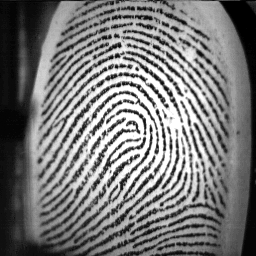
#> input picture FP DB1 (test subset)/13_1.BMP, 256 x 256 px
$ python -i FpMatcher.py   (imports and definitions only)   (older library calls are emulated)
#> lines starting #> are read from the running program, lines starting #| are printed output that depends on the picture; after the words box and inside, x2 and y2 are one past the last pixel; in counts of white or black regions, pixels touching at a corner belong together
### FpSegmentator.py
import cv2
import numpy as np
import math

#-----------------------------
class FpSegmentator:
    def __init__(self, bs = 16):
        self.blockSize = bs

    def segment(self, fpImg):
        segmentedImg = fpImg
        maskImg = fpImg

        rows, cols, *ch = maskImg.shape
        total = 0
        sd = 0
        size = self.blockSize**2


        for row in range(0,rows,self.blockSize):
            for col in range(0,cols,self.blockSize):
                try:
                    gx = cv2.Sobel(fpImg[row:row+self.blockSize, col:col+self.blockSize], cv2.CV_32F, 1, 0)
                    gy = cv2.Sobel(fpImg[row:row+self.blockSize, col:col+self.blockSize], cv2.CV_32F, 0, 1)

                    absGx = cv2.convertScaleAbs(gx)
                    absGy = cv2.convertScaleAbs(gy)
                    meanx,stdx = cv2.meanStdDev(absGx)
                    meany,stdy = cv2.meanStdDev(absGy)
                    if(stdx+stdy < 150):
                        for r in range(row,row+self.blockSize):
                            for c in range(col,col+self.blockSize):
                                segmentedImg[r,c] = 0

                except Exception:
                    pass

        return segmentedImg, maskImg

    def inverseSegment(self, fpImg):
        segmentedImg = fpImg                                    #stub
        maskImg = fpImg
        rows, cols, *ch = maskImg.shape
        size = self.blockSize**2

        for row in range(0,rows,self.blockSize):
            for col in range(0,cols,self.blockSize):
                black_box = True
                for r in range(row,row+self.blockSize):
                    for c in range(col,col+self.blockSize):
                        if(segmentedImg[r,c] != 0):
                            black_box = False
                            break
                    if(black_box == False):
                        break
                if(black_box == True):
                    segmentedImg[row:row+self.blockSize, col:col+self.blockSize] = 255

        return segmentedImg

#-----------------------------

# [2 lines that do not run on import are left out]
# [10 lines of commented-out code are left out]

### Binarizer.py
import cv2
import numpy as np

class Binarizer:
    def binarize(fpImg):
        retval, binImg = cv2.threshold(fpImg, 0, 255, \
                                cv2.THRESH_BINARY | cv2.THRESH_OTSU)

        return binImg


### OfDetector.py
import cv2
import numpy as np
import math

SIZE = 16

class OfDetector:
    def __init__(self):
        self.original = []
        self.of = []

    def findOrientationBlock(self, block):
        gx = cv2.Sobel(block, cv2.CV_32F, 1, 0)
        gy = cv2.Sobel(block, cv2.CV_32F, 0, 1)

        sum1 = 0
        sum2 = 0

        for blockW in range(0,SIZE):
            for blockC in range(0,SIZE):
                sum1+=2*gx[blockW, blockC] * gy[blockW, blockC]
                sum2+=(gx[blockW, blockC])**2 - (gy[blockW, blockC])**2

        orientation = (np.arctan2(sum1, sum2) * 0.5)
        orientation = (orientation + np.pi * 0.5) % np.pi

        return math.degrees(orientation)+45, math.degrees(orientation)

    def detect(self, fpImg):
        #Detect Dimensions
        height, width = fpImg.shape

        #Var. Init.
        self.original = np.zeros((SIZE,SIZE), dtype=np.float32)
        self.of = np.zeros((SIZE,SIZE), dtype=np.float32)
        self.ofMat = np.zeros((SIZE,SIZE), dtype=np.float32)

        for row in range(0,width, SIZE):
            for col in range(0,height, SIZE):
                block = fpImg[row:row+SIZE, col:col+SIZE]
                temp, temp2 = self.findOrientationBlock(block)
                self.original[row // SIZE, col // SIZE] = temp2
                self.of[row // SIZE, col // SIZE] = self.quantize(temp)
                self.ofMat[row // SIZE, col // SIZE] = self.quantize(temp2)

        return self.of, self.ofMat, self.original

    def quantize(self, degrees):
        orList = [0, 22.5, 45, 67.5, 90, 112.5, 135, 157.5]
        if degrees<0:
            degrees+=360
        if degrees>180:
            degrees/=2
        maxd = 180
        temp = 0
        for degree in orList:
            deg = abs(degree-degrees)
            if deg<maxd:
                maxd = deg
                temp = degree
        return temp

### GaborFilterbank.py
import cv2
import numpy as np
import GaborFilter
import math

class GaborFilterbank:
    def __init__(self):
        self.gaborFilters = {}
        orList = [0, 22.5,45,67.5,90,112.5,135,157.5,180]
        for degree in orList:
            gb = GaborFilter.GaborFilter((11,11), degree, 8)
            self.gaborFilters[degree] = gb.getKernal()


    def filter(self, fpImg, orientationField, mskImg):
        fpImg = np.float32(fpImg)
        rows, cols = fpImg.shape
        for row in range(0, rows, 16):
            for col in range(0, cols, 16):
                block = fpImg[row: row+16, col: col+16]
                orientationOfBlock = orientationField[row//16][col//16]
                filteredBlock = cv2.filter2D(block, cv2.CV_8UC3, self.gaborFilters[orientationOfBlock])
                fpImg[row: row+16, col: col+16] = filteredBlock

        return fpImg

### Skeletonizer.py
import cv2
import numpy as np

class Skeletonizer:
    def skeletonize(self, binImg):
        skeletonImg = binImg.copy()

        rows, cols, *ch = binImg.shape
        deleting = True
        Round = 0
        while(deleting):
            Round += 1
            deleting = False
            for row in range(1,rows-1):
                for col in range(1,cols-1):
                    if(skeletonImg[row,col] == 0):
                        if(self.countWhiteToBlack(skeletonImg[row-1:row+2,col-1:col+2].copy()) == 1):
                            count = self.countBlack(skeletonImg[row-1:row+2,col-1:col+2].copy())
                            if(count >= 2 and count <= 6):
                                if(Round % 2 == 0 and self.checkOddCondition(skeletonImg[row-1:row+2,col-1:col+2])):
                                    skeletonImg[row,col] = 255
                                    deleting = True
                                elif(Round % 2 != 0 and self.checkEvenCondition(skeletonImg[row-1:row+2,col-1:col+2])):
                                    skeletonImg[row,col] = 255
                                    deleting = True

        return skeletonImg

    def checkCondition(self,mat):
        return mat[1,2] == 255 or mat[2,1] == 255 or (mat[0,1] == 255 and mat[1,0] == 255)

    def checkOddCondition(self, mat):
        if(mat[0,1] == 255 or mat[1,2] == 255 or mat[2,1] == 255):
            return True
        if(mat[1,2] == 255 or mat[2,1] == 255 or mat[1,0] == 255):
            return True
        return False

    def checkEvenCondition(self, mat):
        if(mat[0,1] == 255 or mat[1,2] == 255 or mat[1,0] == 255):
            return True
        if(mat[0,1] == 255 or mat[2,1] == 255 or mat[1,0] == 255):
            return True
        return False

    def countBlack(self, mat):
        count = 0
        lt = [mat[0,0], mat[0,1],mat[0,2],mat[1,2],mat[2,2],mat[2,1],mat[2,0],mat[1,0]]
        for i in range(0,len(lt)):
            if(lt[i] == 0):
                count += 1
        return count

    def countWhiteToBlack(self, mat):
        count = 0
        lt = [mat[0,0], mat[0,1],mat[0,2],mat[1,2],mat[2,2],mat[2,1],mat[2,0],mat[1,0]]
        for i in range(0,len(lt)-1):
            if(lt[i] == 255 and lt[i+1] == 0):
                count += 1
        if(lt[-1] == 255 and lt[0] == 0):
            count += 1
        return count

### MnExtractor.py
import cv2
import numpy as np
import Binarizer
import Skeletonizer
import math


M_TYPE_UNKNOWN      = 0
M_TYPE_ENDPOINT     = 1
M_TYPE_BIFURCATION  = 2

class MnExtractor:
    def __init__(self):

        self.a = 5

    def extract(self,enhancedImg):
        bifurcation_list = []
        ridge_ending_list = []
        minutia_count = 0

        minutiaImg = enhancedImg.copy()
        rows, cols, *ch = minutiaImg.shape
        for row in range(1,rows-1):
            for col in range(1,cols-1):
                if(minutiaImg[row,col] == 0):
                    cn = self.calculateCn(minutiaImg[row-1:row+2,col-1:col+2].copy())
                    if(cn == 1 and (not self.isEndPointBoundary(minutiaImg,(row,col)))):
                        ridge_ending_list.append((row,col))
                    elif(cn == 3):
                        bifurcation_list.append((row,col))
        return ridge_ending_list,bifurcation_list

    def removeSideMinutia(self, img,minutia_list):
        useable_mn = []
        for mn in minutia_list:
            center = (mn[0] - mn[0]%16,mn[1] - mn[1]%16)
            if(np.mean(img[center[0] : center[0]+16, center[1]-16:center[1]]) == 255):
                continue
            elif(np.mean(img[center[0] : center[0]+16, center[1]+16:center[1]+32]) == 255):
                continue
            else:
                useable_mn.append(mn)
        return useable_mn

    def removeBrokenRidge(self,minutia_list):
        optimal_end_ridge = minutia_list.copy()

        for i in range(0,len(minutia_list)):
            for j in range(0,len(minutia_list)):
                if(minutia_list[i] != minutia_list[j]):
                    if(math.sqrt(((minutia_list[i][0] - minutia_list[j][0])**2) + ((minutia_list[i][1] - minutia_list[j][1])**2)) < 5):
                        try:
                            optimal_end_ridge.remove(minutia_list[i])
                        except Exception:
                            pass
                        try:
                            optimal_end_ridge.remove(minutia_list[j])
                        except Exception:
                            pass
        return optimal_end_ridge

    def isEndPointBoundary(self,mat,point):
        isBoundary = True
        rows, cols, *ch = mat.shape
        for col in range(point[1]-1, 0,-1):
            if(mat[point[0], col] == 0):
                isBoundary = False
                break

        if(isBoundary == True):
            return isBoundary

        isBoundary = True
        for col in range(point[1]+1, cols):
            if(mat[point[0], col] == 0):
                isBoundary = False
                break

        return isBoundary

    def calculateCn(self,mat):
        Sum = 0
        lt = [mat[0,0], mat[0,1],mat[0,2],mat[1,2],mat[2,2],mat[2,1],mat[2,0],mat[1,0]]
        for i in range(0,len(lt)-1):
            Sum += abs((lt[i]/255) - (lt[i+1]/255))
        Sum += abs((lt[-1]/255)  - (lt[0]/255))
        return 0.5 * Sum

### FpEnhancer.py
import cv2
import numpy as np
import FpSegmentator
from OfDetector import OfDetector
from GaborFilterbank import *
from Binarizer import *

class FpEnhancer:
    def __init__(self):
        self.ofMat = []
        self.original = []

    def enhance(self, fpImg, mskImg):
      # Call OfDetector
      ofDetector = OfDetector()
      orientationField, orientationMatrix,originalData = ofDetector.detect(fpImg)
      self.ofMat = orientationMatrix
      self.original = originalData

      gbfb = GaborFilterbank()
      enhImg = gbfb.filter(fpImg, orientationField, None)

      return enhImg

    def getOfMatrix(self):
        return self.ofMat

    # [4 lines left out: function getOrientation, not called in this run]

### GaborFilter.py
import cv2
import numpy as np

class GaborFilter:
    def __init__(self, size, orientation, frequency):
        self.size = size
        self.orientation = orientation
        self.frequency = frequency

    def getKernal(self):
        kernel = cv2.getGaborKernel(self.size, 3, self.orientation*np.pi/180, self.frequency, 4, 0, cv2.CV_32F)

        return kernel

### FpMatcher.py
import cv2
import numpy as np
import FpSegmentator
import FpEnhancer
import MnExtractor
import MnMatcher
import Binarizer
import Skeletonizer
import OfDetector
import OfDisplay

class FpMatcher:
    def __init__(self):
        pass

    def getMinutia(self, fpImg):
        img = fpImg

        #segment1
        segmentator = FpSegmentator.FpSegmentator(16)
        segmentedImg,maskImg = segmentator.segment(img)

        #binarize
        binImg = Binarizer.Binarizer.binarize(segmentedImg)

        #segment2
        inverseSegmentImg = segmentator.inverseSegment(binImg)

        #enhance
        fpEnhancer = FpEnhancer.FpEnhancer()
        blur = cv2.bilateralFilter(inverseSegmentImg,11,100,100)
        enhancedImg = fpEnhancer.enhance(blur, inverseSegmentImg)
        rows, cols, *ch = maskImg.shape
        for row in range(0,rows):
            for col in range(0,cols):
                if(enhancedImg[row,col] != 0):
                    enhancedImg[row,col] = 255

        #thin
        skeletonizer = Skeletonizer.Skeletonizer()
        skeletonizeImg = skeletonizer.skeletonize(enhancedImg)

        #extract
        minutiaImg = skeletonizeImg.copy()
        mnExtractor = MnExtractor.MnExtractor()
        ridge_ending_list,bifurcation_list = mnExtractor.extract(skeletonizeImg)

        ridge_ending_list = mnExtractor.removeSideMinutia(skeletonizeImg,ridge_ending_list)
        ridge_ending_list = mnExtractor.removeBrokenRidge(ridge_ending_list)
        bifurcation_list = mnExtractor.removeSideMinutia(skeletonizeImg,bifurcation_list)
        bifurcation_list = mnExtractor.removeBrokenRidge(bifurcation_list)

        minutia_list = list(set(ridge_ending_list + bifurcation_list))
        minutia_list = mnExtractor.removeBrokenRidge(minutia_list)

        minutiaImg = cv2.cvtColor(minutiaImg,cv2.COLOR_GRAY2BGR)
        minutiaImg2 = minutiaImg.copy()
        rows, cols, *ch = minutiaImg.shape
        for row in range(1,rows-1):
            for col in range(1,cols-1):
                if((row,col) in bifurcation_list):
                    minutiaImg[row-1:row+2,col-1:col+2] = [0,0,255]
                elif((row,col) in ridge_ending_list):
                    minutiaImg[row-1:row+2,col-1:col+2] = [255,0,0]


        test_lt = [(91, 164),(29, 106)]
        test_lt2 = [(82, 169),(20, 113)]
        for row in range(1,rows-1):
            for col in range(1,cols-1):
                if((row,col) in test_lt):
                    minutiaImg2[row-1:row+2,col-1:col+2] = [255,0,0]
                elif((row,col) in test_lt2):
                    minutiaImg2[row-1:row+2,col-1:col+2] = [0,0,255]

        return minutia_list

    def match(self, fpImg1, fpImg2):
        minutia1 = self.getMinutia(fpImg1)
        minutia2 = self.getMinutia(fpImg2)
        matcher = MnMatcher.MnMatcher()
        similarity = matcher.match(minutia1, minutia2)
        return similarity*100

>>> import cv2
>>> picture = cv2.imread('FP DB1 (test subset)/13_1.BMP', cv2.IMREAD_GRAYSCALE)
#> picture is the input picture: shape (256, 256); min 0, max 255, mean 121.2
>>> result = FpMatcher().getMinutia(picture)
#> after the loop in segment, `for row in range(0,rows,self.blockSize):`:
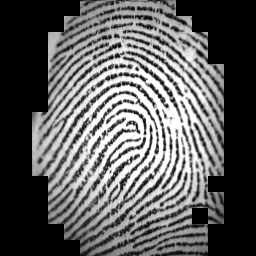
#> segmentedImg: shape (256, 256); min 0, max 255, mean 93.9
#> in binarize, `retval, binImg = cv2.threshold(fpImg, 0, 255, \ cv2.THRESH_BINARY | cv..`:
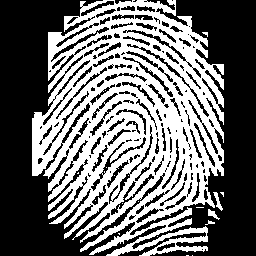
#> binImg: shape (256, 256); 43.4% white; 21 white regions (17 under 20 px), largest, box (x1, y1, x2, y2) and area: (32, 0, 224, 256) 28236, (213, 192, 223, 211) 68, (208, 209, 220, 220) 56, (205, 220, 215, 225) 22
#> in binarize, `retval, binImg = cv2.threshold(fpImg, 0, 255, \ cv2.THRESH_BINARY | cv..`: retval = 104
#> after the loop in inverseSegment, `for row in range(0,rows,self.blockSize):`:
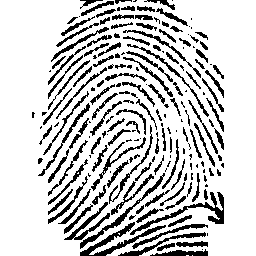
#> segmentedImg: shape (256, 256); 79.7% white; 194 black regions (74 under 20 px), largest, box (x1, y1, x2, y2) and area: (80, 222, 166, 256) 620, (130, 192, 224, 235) 604, (80, 173, 165, 249) 433
#> after the loop in filter, `for row in range(0, rows, 16):`:
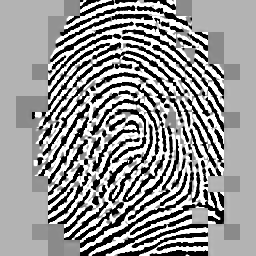
#> fpImg: shape (256, 256) float32; min 0, max 255, mean 150.2
#> after the loop in getMinutia, `for row in range(0,rows):`:
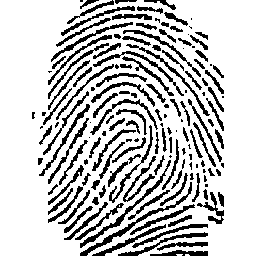
#> enhancedImg: shape (256, 256) float32; 77.6% white; 154 black regions (43 under 20 px), largest, box (x1, y1, x2, y2) and area: (80, 182, 192, 256) 515, (80, 160, 171, 248) 461, (126, 44, 210, 116) 327
#> after the loop in skeletonize, `while(deleting):`:
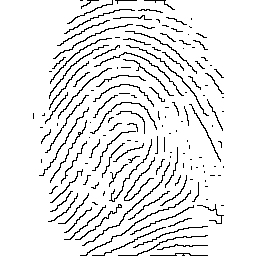
#> skeletonImg: shape (256, 256) float32; 91.6% white; black in thin lines or dots, all inside (x1, y1, x2, y2) = (33, 0, 224, 256)
#> the loop in removeSideMinutia, `for mn in minutia_list:` made 225 passes
#> mn on passes 1 to 3: (2, 155), (3, 117), (10, 134)
#> the loop in removeSideMinutia (call 2), `for mn in minutia_list:` made 13 passes
#> mn on passes 1 to 12: (66, 139), (79, 108), (133, 80), (134, 79), (160, 131), (171, 81), (175, 65), (178, 113), (200, 111), (207, 118), (209, 215), (215, 221)
#> the loop in removeBrokenRidge (call 2), `for i in range(0,len(minutia_list)):` made 11 passes
#> after the loop in getMinutia, `for row in range(1,rows-1):`:
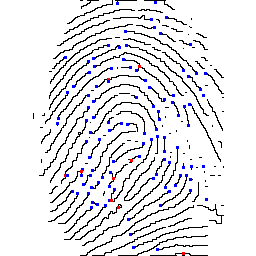
#> minutiaImg: shape (256, 256, 3) float32; mean B, G, R 234.2, 230.5, 230.7
#> after the loop in getMinutia, `for row in range(1,rows-1):`: minutiaImg2: shape (256, 256, 3) float32; mean B, G, R 233.5, 233.4, 233.5

$ run again, on FP DB1 (test subset)/13_2.BMP
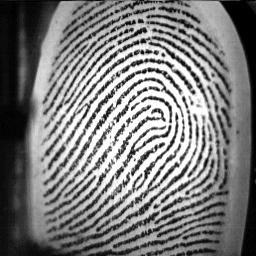
#> input picture FP DB1 (test subset)/13_2.BMP, 256 x 256 px
#> picture is the input picture: shape (256, 256); min 0, max 255, mean 124.3
#> in binarize, `retval, binImg = cv2.threshold(fpImg, 0, 255, \ cv2.THRESH_BINARY | cv..`:
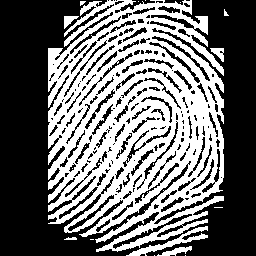
#> binImg: shape (256, 256); 43.3% white; 23 white regions (17 under 20 px), largest, box (x1, y1, x2, y2) and area: (48, 0, 224, 252) 27419, (126, 226, 208, 256) 497, (157, 246, 192, 256) 152, (210, 48, 224, 62) 105, (64, 16, 79, 29) 98, (64, 237, 77, 240) 29
#> retval = 103
#> the loop in removeSideMinutia, `for mn in minutia_list:` made 251 passes
#> mn on passes 1 to 3: (2, 162), (2, 164), (3, 180)
#> the loop in removeSideMinutia (call 2), `for mn in minutia_list:` made 10 passes
#> mn on passes 1 to 8: (12, 235), (90, 164), (159, 103), (188, 149), (189, 151), (191, 203), (194, 144), (222, 145)
#> the loop in removeBrokenRidge (call 2), `for i in range(0,len(minutia_list)):` made 8 passes
#> after the loop in getMinutia, `for row in range(1,rows-1):`:
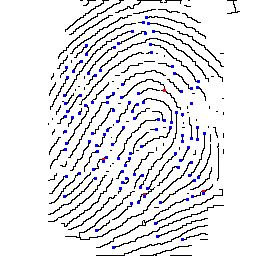
#> minutiaImg: shape (256, 256, 3) float32; mean B, G, R 234, 230.1, 230.2

$ run again, on FP DB1 (test subset)/15_1.BMP
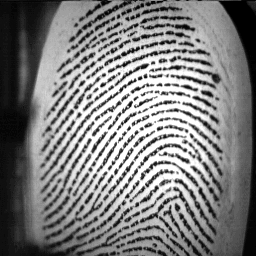
#> input picture FP DB1 (test subset)/15_1.BMP, 256 x 256 px
#> picture is the input picture: shape (256, 256); min 0, max 255, mean 127.1
#> in binarize, `retval, binImg = cv2.threshold(fpImg, 0, 255, \ cv2.THRESH_BINARY | cv..`:
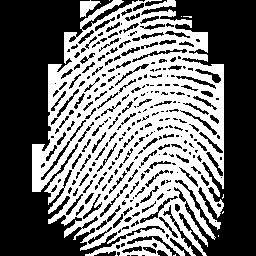
#> binImg: shape (256, 256); 45.8% white; 17 white regions (15 under 20 px), largest, box (x1, y1, x2, y2) and area: (32, 0, 224, 256) 29795, (80, 0, 101, 18) 196
#> retval = 104
#> the loop in removeSideMinutia, `for mn in minutia_list:` made 356 passes
#> mn on passes 1 to 3: (1, 129), (3, 130), (17, 117)
#> the loop in removeSideMinutia (call 2), `for mn in minutia_list:` made 21 passes
#> mn on passes 1 to 8: (31, 124), (47, 87), (148, 144), (183, 207), (185, 64), (186, 197), (188, 199), (198, 221)
#> the loop in removeBrokenRidge (call 2), `for i in range(0,len(minutia_list)):` made 16 passes
#> after the loop in getMinutia, `for row in range(1,rows-1):`:
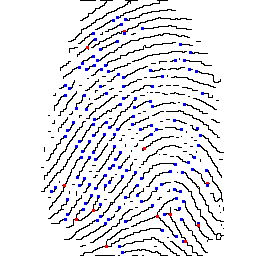
#> minutiaImg: shape (256, 256, 3) float32; mean B, G, R 235.6, 230.7, 231.1
